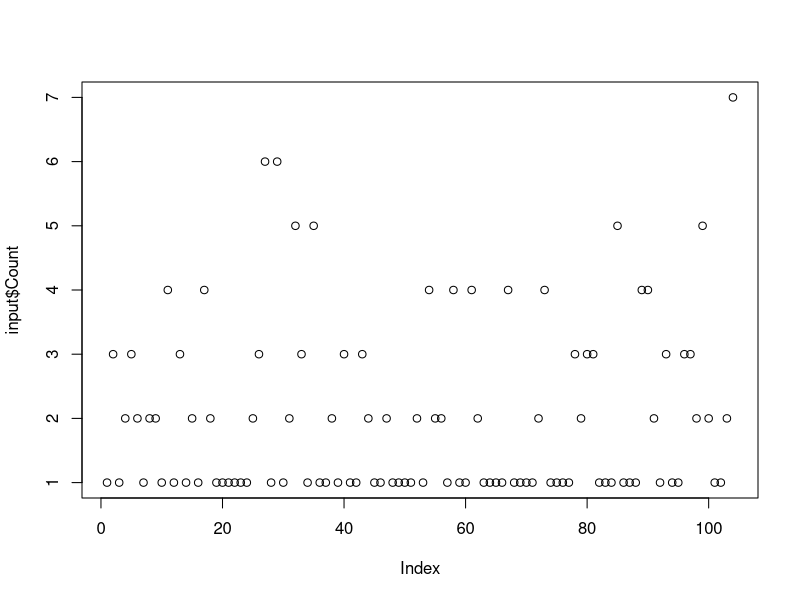
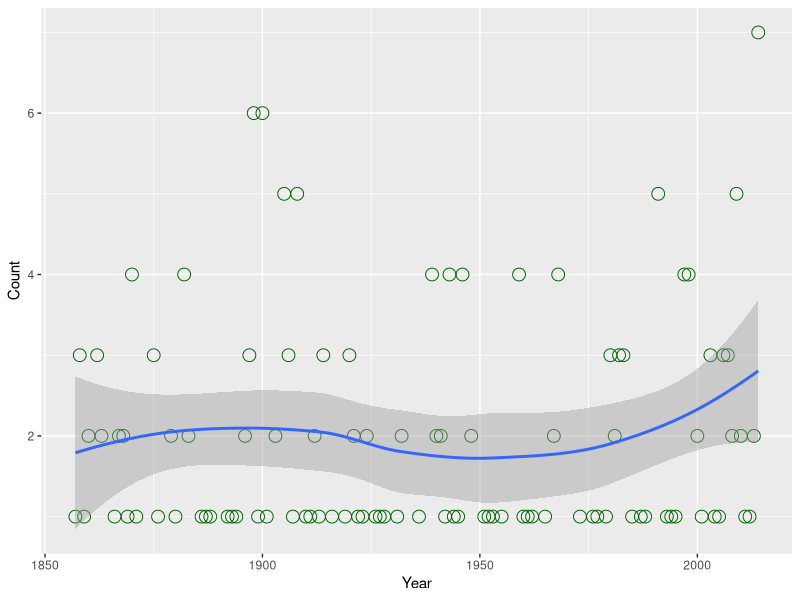

These figures' R source, in order:
library(dplyr)
library(ggplot2)

dataw <- read.csv("data/melbourne.csv", header = TRUE)

input <- dataw %>%
        filter (Max >= 40 ) %>%
        group_by(Year) %>%
        summarise(Count = n())
        
input

plot(input$Count)

plot <- ggplot(input, aes(x=Year, y = Count)) +
        geom_point(size=4, shape=21, colour = "darkgreen") +
        geom_smooth(method=loess)
plot
